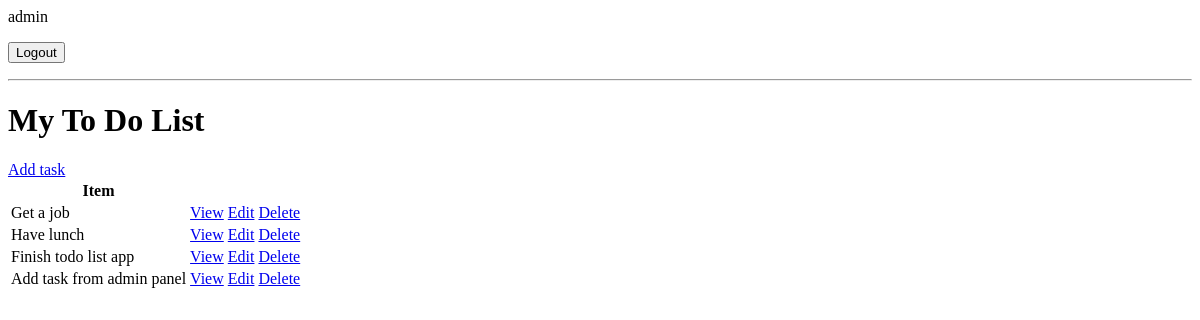
Page / (signed in) on the earlier database version.
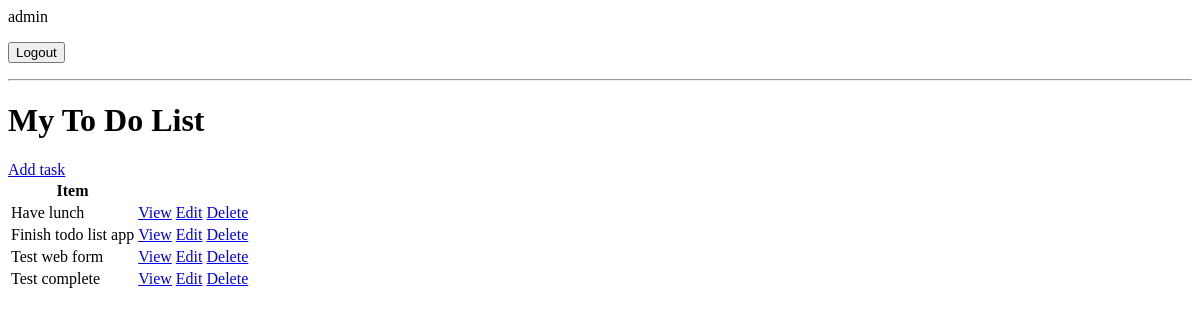
Same page on the later database version.
### base/models.py (models this page shows, shortened)
class Task(models.Model):
    user = models.ForeignKey(User, on_delete=models.CASCADE, null=True, blank=True)
    title = models.CharField(max_length=200)
    description = models.TextField(null=True, blank=True)
    complete = models.BooleanField(default=False)
    created = models.DateTimeField(auto_now_add=True)
    class Meta:
        ordering = ['complete']

### base/views.py (the view)
# urls.py: path("", TaskList.as_view(), name="tasks"),
class TaskList(LoginRequiredMixin, ListView):
    model = Task
    context_object_name = "tasks"
    def get_context_data(self, **kwargs):
        context = super().get_context_data(**kwargs)
        context["tasks"] = context["tasks"].filter(user=self.request.user)
        context["count"] = context["tasks"].filter(complete=False).count()
        return context

### base/templates/base/task_list.html (shortened to what this page needs)
{% if request.user.is_authenticated %}
    <p>{{request.user}}</p>
    <form method="post" action="{% url 'logout' %}">
        <button type="submit">Logout</button>
    </form>
{% else %}
<a href="{% url 'login' %}">Login</a>
{% endif %}
<hr>
<h1>My To Do List</h1>
<a href="{% url 'task-create' %}">Add task</a>
<table>
    <tr>
        <th>Item</th>
        <th></th>
        <th></th>
        <th></th>
    </tr>
    {% for task in tasks %}
    <tr>
        <td>{{task.title}}</td>
        <td><a href="{% url 'task' task.id %}">View</a></td>
        <td><a href="{% url 'task-update' task.id %}">Edit</a></td>
        <td><a href="{% url 'task-delete' task.id %}">Delete</a></td>
    </tr>
    {% empty %}
    <h3>No items in list</h3>
    {% endfor %}
</table>

Differences in the rows shown:
removed Task: title "Get a job"
removed Task: title "Add task from admin panel"
added Task: title "Test web form"
added Task: title "Test complete"
